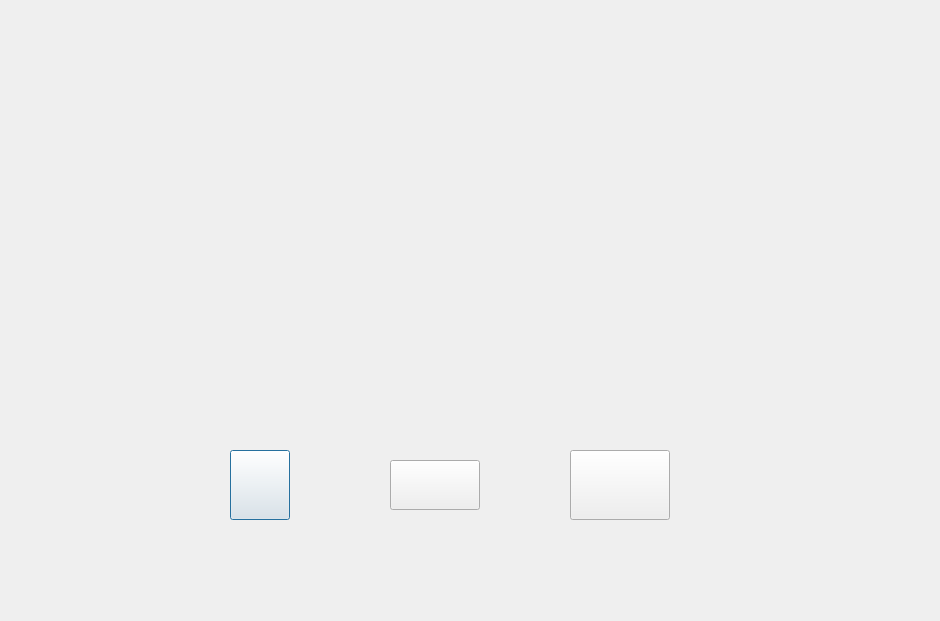
<?xml version="1.0" encoding="UTF-8"?>
<ui version="4.0">
 <class>Result1_1Dialog</class>
 <widget class="QDialog" name="Result1_1Dialog">
  <property name="geometry">
   <rect>
    <x>0</x>
    <y>0</y>
    <width>940</width>
    <height>621</height>
   </rect>
  </property>
  <property name="styleSheet">
   <string notr="true">border-image: url(:/images/l_1_1.png);</string>
  </property>
  <widget class="QPushButton" name="difficultyUpBtn">
   <property name="geometry">
    <rect>
     <x>230</x>
     <y>450</y>
     <width>60</width>
     <height>70</height>
    </rect>
   </property>
   <property name="minimumSize">
    <size>
     <width>60</width>
     <height>70</height>
    </size>
   </property>
   <property name="styleSheet">
    <string notr="true">border-image: url(:/images/next_level_button.png);</string>
   </property>
   <property name="text">
    <string/>
   </property>
  </widget>
  <widget class="QPushButton" name="nextLevelBtn">
   <property name="geometry">
    <rect>
     <x>390</x>
     <y>460</y>
     <width>90</width>
     <height>50</height>
    </rect>
   </property>
   <property name="minimumSize">
    <size>
     <width>90</width>
     <height>50</height>
    </size>
   </property>
   <property name="styleSheet">
    <string notr="true">border-image: url(:/images/next_cart_button.png);</string>
   </property>
   <property name="text">
    <string/>
   </property>
  </widget>
  <widget class="QPushButton" name="backToMenuBtn">
   <property name="geometry">
    <rect>
     <x>570</x>
     <y>450</y>
     <width>100</width>
     <height>70</height>
    </rect>
   </property>
   <property name="minimumSize">
    <size>
     <width>100</width>
     <height>70</height>
    </size>
   </property>
   <property name="styleSheet">
    <string notr="true">border-image: url(:/images/main_window.png);</string>
   </property>
   <property name="text">
    <string/>
   </property>
  </widget>
 </widget>
 <resources/>
 <connections/>
</ui>
